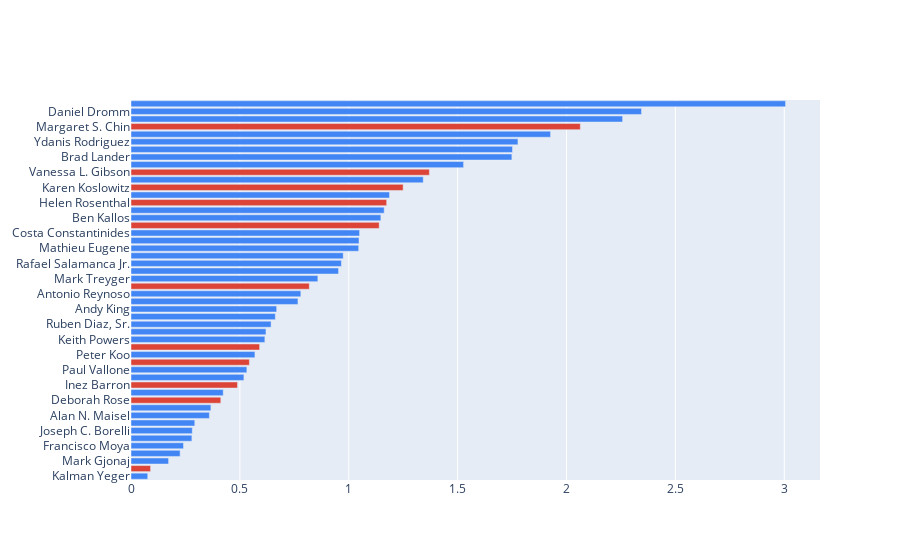

Source (notebook cell):
### Code cell
blue = '#4285f4'
red = '#db4437'
def showTopicsByCouncilPerson(council_df_2Viz):
    
    
    reset_council_df_2Viz = council_df_2Viz.reset_index()
#     print(reset_council_df_2Viz)
    
    reset_council_df_2Viz_merged = reset_council_df_2Viz.merge(df_gender, left_on='index', right_on='name')
    
    reset_council_df_2Viz_merged.columns = ['council seat', 'mentions','name', 'gender']
    
    reset_council_df_2Viz_merged.sort_values('mentions', inplace=True)
#     print(reset_council_df_2Viz_merged)
#     print(['found' if int(x) == 1  else 2 for x in np.array(reset_council_df_2Viz_merged['gender'])] )
    colors = [blue if int(x) == 1 else red for x in np.array(reset_council_df_2Viz_merged['gender'])]
    reset_council_df_2Viz_merged.to_json('councilseat_mentions.json')
    print(colors)
    
    fig = go.Figure()

    fig.add_trace(go.Bar({
        'y': reset_council_df_2Viz_merged['council seat'],
        'x': reset_council_df_2Viz_merged['mentions'],
        'name':'coincil member mentions',
        'orientation':'h',
#         'color':reset_council_df_2Viz_merged['mentions'],
        'marker':dict(
            color=colors
#             line=dict(color='rgba(246, 78, 139, 1.0)', width=3)
        )
    }))
    
#     fig = px.bar(reset_council_df_2Viz_merged, x="mentions", y="council seat", orientation='h', color_discrete_sequence=colors)
    fig.show()
    
showTopicsByCouncilPerson(council_df_2Viz)

### Figure 1 — Plotly figure (JSON) as saved in the notebook; plotly's stock layout.template omitted (floating-point values rounded to 4 significant figures)
{"data": [{"marker": {"color": ["#4285f4", "#db4437", "#4285f4", "#4285f4", "#4285f4", "#4285f4", "#4285f4", "#4285f4", "#4285f4", "#4285f4", "#db4437", "#4285f4", "#db4437", "#4285f4", "#4285f4", "#db4437", "#4285f4", "#db4437", "#4285f4", "#4285f4", "#4285f4", "#4285f4", "#4285f4", "#4285f4", "#4285f4", "#db4437", "#4285f4", "#4285f4", "#4285f4", "#4285f4", "#4285f4", "#4285f4", "#4285f4", "#db4437", "#4285f4", "#4285f4", "#db4437", "#4285f4", "#db4437", "#4285f4", "#db4437", "#4285f4", "#4285f4", "#4285f4", "#4285f4", "#4285f4", "#db4437", "#4285f4", "#4285f4", "#4285f4"]}, "name": "coincil member mentions", "orientation": "h", "type": "bar", "x": [0.07688, 0.08988, 0.1726, 0.2256, 0.2412, 0.2796, 0.2814, 0.2929, 0.3599, 0.3668, 0.4124, 0.4236, 0.4889, 0.5184, 0.532, 0.5436, 0.5691, 0.5907, 0.6148, 0.6198, 0.6433, 0.6628, 0.669, 0.7666, 0.7799, 0.8188, 0.8581, 0.9531, 0.9662, 0.9745, 1.046, 1.047, 1.05, 1.14, 1.147, 1.163, 1.174, 1.187, 1.25, 1.342, 1.37, 1.527, 1.749, 1.752, 1.777, 1.927, 2.063, 2.258, 2.344, 3.006], "y": ["Kalman Yeger", "Farah N. Louis", "Mark Gjonaj", "Robert Holden", "Francisco Moya", "Barry Grodenchik", "Joseph C. Borelli", "Justin Brannan", "Alan N. Maisel", "Bill Perkins", "Deborah Rose", "Steven Matteo", "Inez Barron", "Chaim M. Deutsch", "Paul Vallone", "Alicka Ampry-Samuel", "Peter Koo", "Diana Ayala", "Keith Powers", "Andrew Cohen", "Ruben Diaz, Sr.", "Rory I. Lancman", "Andy King", "Eric A. Ulrich", "Antonio Reynoso", "Carlina Rivera", "Mark Treyger", "Robert E. Cornegy, Jr.", "Rafael Salamanca Jr.", "Adrienne E. Adams", "Mathieu Eugene", "I. Daneek Miller", "Costa Constantinides", "Laurie A. Cumbo", "Ben Kallos", "Mark Levine", "Helen Rosenthal", "Fernando Cabrera", "Karen Koslowitz", "Donovan  J. Richards", "Vanessa L. Gibson", "Ritchie J. Torres", "Brad Lander", "Carlos Menchaca", "Ydanis Rodriguez", "Stephen T. Levin", "Margaret S. Chin", "Jimmy Van Bramer", "Daniel Dromm", "Corey Johnson"]}], "layout": {}}
